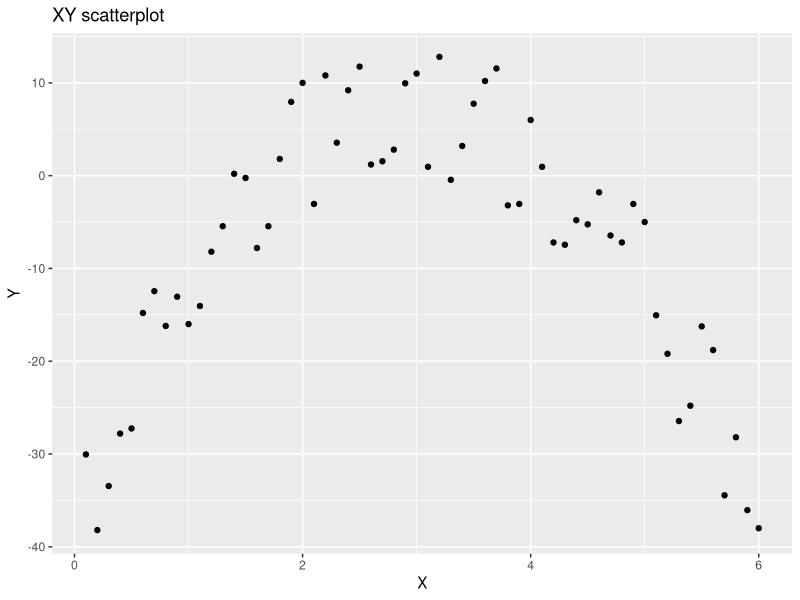
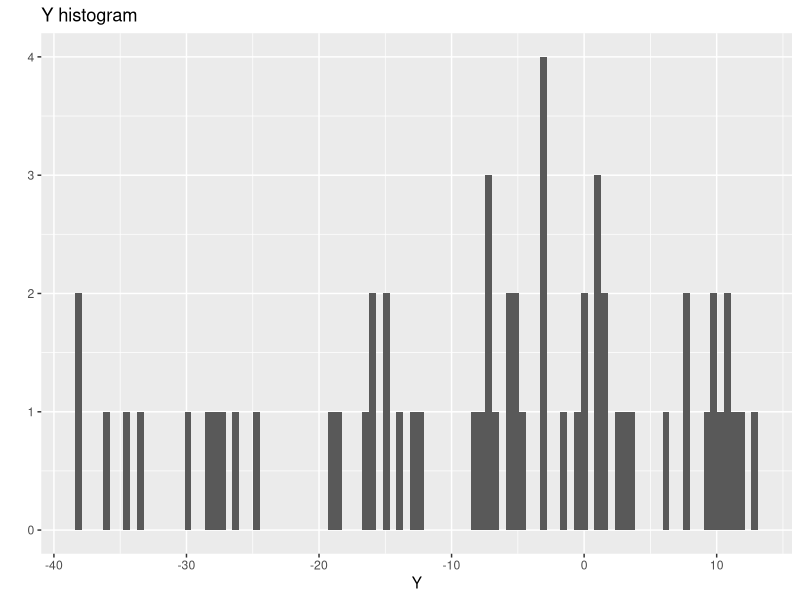
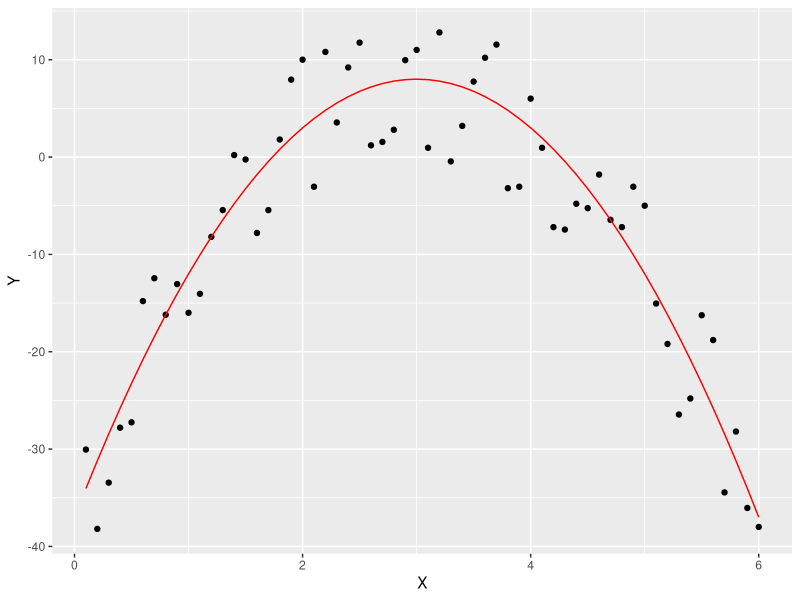
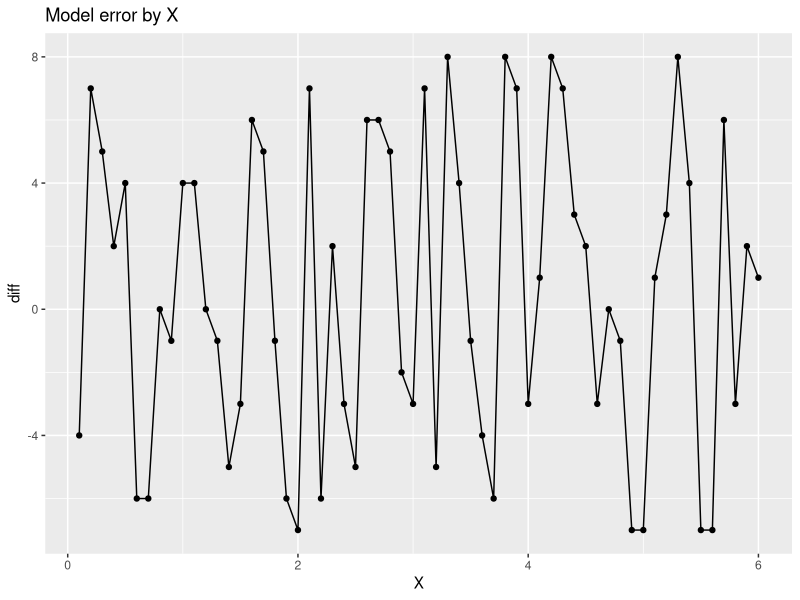

Reproduce these figures in R, in order.
## ---- chunk 1
setwd("~/Desktop/dz/visualization")
dataset <- read.csv("dz.csv", header = TRUE, stringsAsFactors = FALSE)

str(dataset)
summary(dataset)
## ---- chunk 2
library(ggplot2)

plot <- ggplot(dataset, aes(x = X, y = Y))
plot + geom_point() + ggtitle("XY scatterplot")

## ---- chunk 3
qplot(Y, data = dataset, geom = "histogram", bins = 100, main = "Y histogram")

## ---- chunk 4
f9 <- function(x) { -5 * x^2 + 30 * x - 37 }
## ---- chunk 5
library(dplyr)

data <- tbl_df(dataset)
data <- mutate(data, y9 = f9(X))
## ---- chunk 6
head(data)
summary(data)

qplot(x = X, y = Y, data = data)  + geom_line(mapping = aes(x = X, y = y9), col = "red") 

## ---- chunk 7
options(scipen=999)
## ---- chunk 8
## Ошибка модели
data <- mutate(data, diff = y9-Y)
summary(data$diff)

## График изменения ошибки от Х

qplot(X, diff, data = data, main = "Model error by X") + geom_line()

